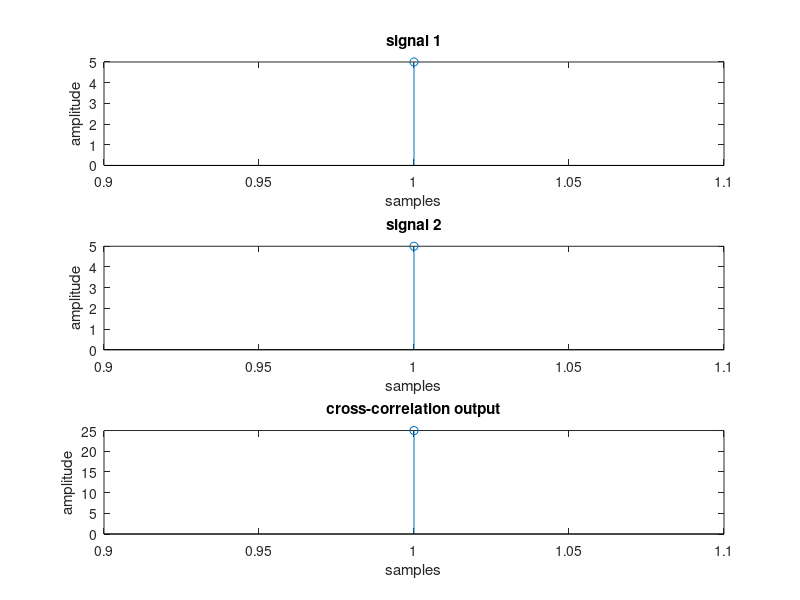

Write the MATLAB code that produced this figure.
clc; 
clear all; 
close all;
x=input('Enter the first sequence');
y=input('Enter the second sequence');
yr=fliplr(y);
disp(yr);
x1=length(x);
y1=length(yr);
n=x1+y1-1;
x=[x,zeros(1,n-x1)];
yr=[yr,zeros(1,n-y1)];
z=x;
h=zeros(n,n);
k=0;
for j=1:n
    for k=0:n-1
        if(j+k<=n)
            h(j+k,j)=x(k+1);
        else
            h(j+k-n,j)=x(k+1);
        end
    end
end
c=(h*yr')';
disp('correlated output=')
disp(c)
subplot(3,1,1)
stem(z)
title('signal 1')
xlabel('samples')
ylabel('amplitude')
subplot(3,1,2)
stem(yr)
title('signal 2')
xlabel('samples')
ylabel('amplitude')
subplot(3,1,3)
stem(c)
title('cross-correlation output')
xlabel('samples')
ylabel('amplitude')
